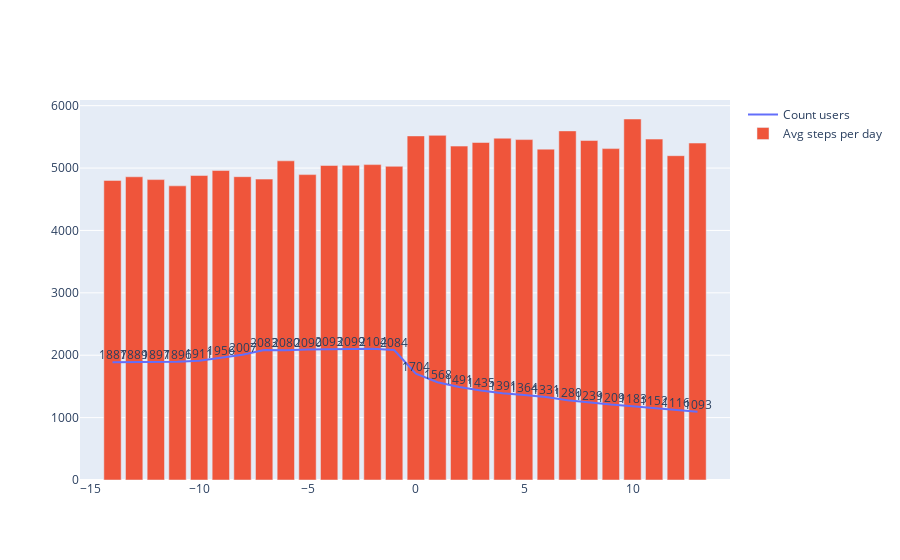

Here is the notebook cell this chart was saved with:
### Markdown cell above
Результаты значительно поменялись. Количество людей в левой части графика сократилось сильнее, чем в правой. Что может натолкнуть на мысль что у этих людей не трекались шаги до установки приложения. Но мы не можем полагаться на такие результаты, так как для части людей мы оцениваем только их активность после установки приложение и просто исключили их данные (так как они 0 и все равно никакой нагрузки для нас не несут) за период до установки приложения. 
Попробуем идентифицировать ошибку и продолжим анализ после этого.

### Code cell
#iOS
print_avg_steps_distribution(df[df.platform == 'IOS'])

### Figure 1 — Plotly figure (JSON) as saved in the notebook; plotly's stock layout.template omitted (floating-point values rounded to 4 significant figures)
{"data": [{"mode": "lines+text", "name": "Count users", "text": [1887, 1889, 1897, 1896, 1911, 1956, 2007, 2083, 2080, 2090, 2093, 2099, 2104, 2084, 1704, 1568, 1491, 1435, 1391, 1364, 1331, 1280, 1239, 1209, 1183, 1152, 1116, 1093], "textposition": "top center", "type": "scatter", "x": [-14, -13, -12, -11, -10, -9, -8, -7, -6, -5, -4, -3, -2, -1, 0, 1, 2, 3, 4, 5, 6, 7, 8, 9, 10, 11, 12, 13], "y": [1887, 1889, 1897, 1896, 1911, 1956, 2007, 2083, 2080, 2090, 2093, 2099, 2104, 2084, 1704, 1568, 1491, 1435, 1391, 1364, 1331, 1280, 1239, 1209, 1183, 1152, 1116, 1093]}, {"name": "Avg steps per day", "type": "bar", "x": [-14, -13, -12, -11, -10, -9, -8, -7, -6, -5, -4, -3, -2, -1, 0, 1, 2, 3, 4, 5, 6, 7, 8, 9, 10, 11, 12, 13], "y": [4802.0, 4860.0, 4815.0, 4715.0, 4880.0, 4960.0, 4862.0, 4823.0, 5116.0, 4895.0, 5042.0, 5044.0, 5055.0, 5028.0, 5515.0, 5524.0, 5352.0, 5410.0, 5478.0, 5456.0, 5303.0, 5596.0, 5441.0, 5312.0, 5786.0, 5464.0, 5198.0, 5401.0]}], "layout": {}}
